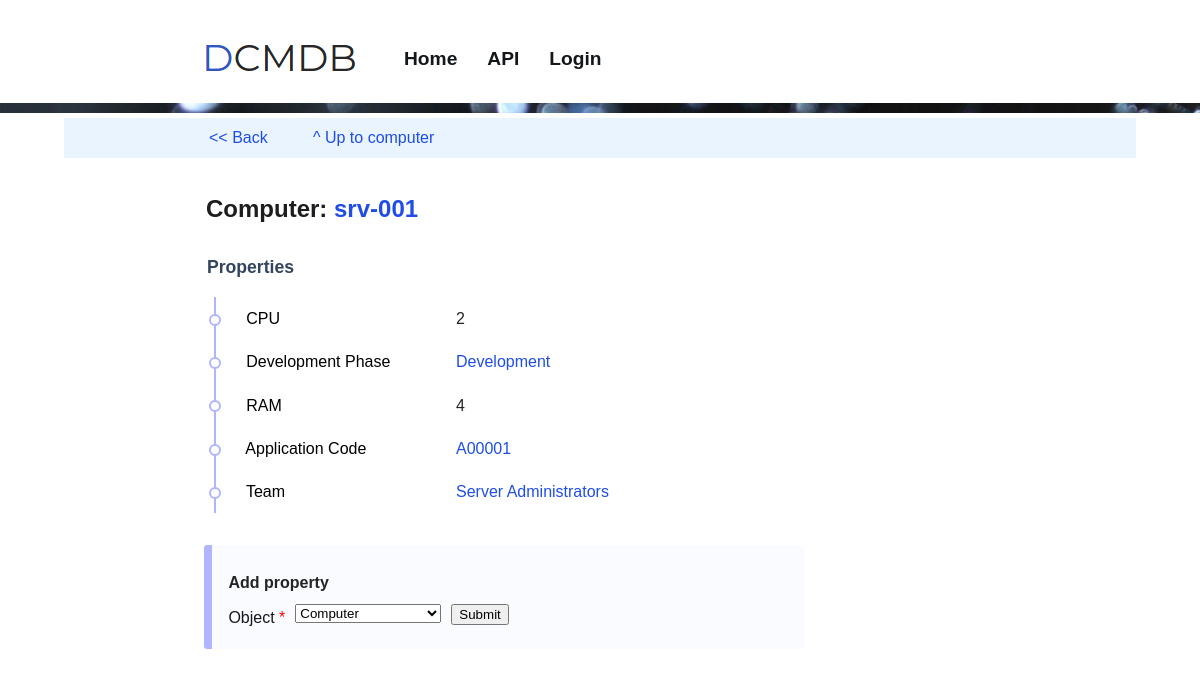
/ui/api/v1/class/computer/srv-001, run on the app's committed database.
### tables this page shows
CREATE TABLE classes (id integer primary key autoincrement, handle text UNIQUE, name text, type text, description text, appended integer, unit text, value_prefix, value_limit text, applies_to text, accepts text);

CREATE TABLE records (id integer primary key autoincrement, class_id int, handle text, label text, value text, target_id int, alias_src_id int, alias_dst_id int);

### frontend/api_v1.py (the view)
@api.route('/ui/api/v1/class/<class_handle>/<record_handle>', methods=['GET', 'POST'])
@api.route('/ui/api/v1/class/<class_handle>/<record_handle>/', methods=['GET', 'POST'])
def route_record_handle(class_handle, record_handle):
    rc = get_record_class(class_handle)
    rec_id = index.backend.get_record_id(rc.id, record_handle)
    return render_record_details(rec_id)

### frontend/forms.py
class AddPropertyForm_choose_class(FlaskForm):
    class_handle   = SelectField('Object', validators=[Optional()])
    submit1       = SubmitField('Submit')

class AddPropertyForm_choose_record(FlaskForm):
    class_handle   = StringField('Class',validators=[InputRequired()])
    record_handle = SelectField('Record', validators=[InputRequired()])
    submit2       = SubmitField('Submit')

### backend/app.py (called while the page is built)
    def get_record_class(self, class_id):
        query = "SELECT * FROM classes WHERE id = {}".format(class_id)
        row = self.db.fetch_one(query)
        if row is None or row is False:
            return False
        return RecordClass(self, class_id)

    def get_all_record_classes(self):
        query = "SELECT * FROM classes"
        return self.get_object_list(query, RecordClass)

    def get_record(self, record_id):
        query = "SELECT * FROM records WHERE id = {}".format(record_id)
        row = self.db.fetch_one(query)
        if row is None or row is False:
            return False
        return Record(self, record_id)

    def get_record_class_id(self, class_handle):
        query = "SELECT id FROM classes WHERE handle = '{}';".format(class_handle)
        row = self.db.fetch_one(query)
        if row:
            return row[0]
        return False

    def get_record_id(self, class_id, record_handle):
        query = "SELECT id FROM records WHERE handle = '{}' AND class_id = {};" \
                .format(record_handle, class_id)
        row = self.db.fetch_one(query)
        if row:
            return row[0]
        return False

    def get_object_list(self, query, ObjectClass):
        query_result = self.db.fetch_all(query)
        object_list = []
        for row in query_result:
            obj_id = row[0]
            obj = ObjectClass(self, obj_id)
            object_list.append(obj)
        return object_list

    def csl_to_list(self, csl):
        l = csl.split(", ")
        return list(filter(None, l))

### backend/application/sqlite_engine.py (called while the page is built)
    def connect(self):
        if self.connection == False:
            self.connection = sqlite3.connect(self.url)
            self.cursor = self.connection.cursor()

    def commit(self):
        self.connection.commit()

    def close_connection(self):
        self.connection.close()
        self.connection = False

    def fetch_one(self, query):
        self.connect()
        qr = self.cursor.execute(query)
        result = self.cursor.fetchone()
        self.commit()
        self.close_connection()
        return result

### frontend/templates/api_v1_record_details.html (shortened to what this page needs)
{% extends "base.html" %}
{% from 'common.html' import api_nav %}
{% from 'common.html' import input as input %}
{% block extra_css %}
		<link rel="stylesheet" href="/static/dist/css/forms.css" />
{% endblock %}
{% block content %}
<article style="max-width:100vw;" class="flat-article">
	{{ api_nav(g) }}
</article>
<article class="flat-article">
	<h1> {{ g.record.class_name }}:  <a href="/ui/api/v1/{{ g.record.url }}">{{ g.title }}</a></h1>
</article>
<article>
<table>
	<table class="tablelist">
		{% if g.record.custom_attributes %}
			<tr><td colspan="3"><h2>Properties</h2></td></tr>
			{% for group in g.record.custom_attributes %}
				{% set rc = group[1][0].record_class %}
				<tr>
					<td class="bullet" valign="top" rowspan="{{ group[1]|length + 1 }}">
						<a style="color:black;" href="/ui/api/v1/{{ rc.url }}">
							{{ rc.name }}
						</a>
					</td>
				</tr>
				{% for obj in group[1] %}
					<tr>
						{% if obj.class_type == 'value' %}
							<td>
								 {{ obj.value }}
							</td>
						{% elif obj.class_type == 'alias' %}
							<td colspan="2">
								<a href="/ui/api/v1/{{ obj.alias_src.url }}">
									{{ obj.alias_src.label }}
								</a>
							</td>
						{% else %}
							<td colspan="2">
								<a href="/ui/api/v1/{{ obj.url }}">
									{{ obj.label }}
								</a>
							</td>
						{% endif %}
					</tr>
				{% endfor %}
			{% endfor %}
		{% endif %}
	</table>
</article>
<div id="nav-inpage" class="dark">
		{% if g.form == 'choose_class' %}
		<form method="POST" class="flat">
		<h4> Add property</h4>
		{{ input(form.class_handle,5,True) }}
		{{ form.submit1 }}
		</form>
		{% endif %}
</div>
{% endblock %}

### data on the page
classes: record.class_name "Computer"
records: title "srv-001"
classes: name "CPU"
classes: name "Development Phase"
records: label "Development"
classes: name "RAM"
classes: name "Application Code"
records: label "A00001"
classes: name "Team"
records: label "Server Administrators"

### other printed values
{{ g.parent_page_link_name }} "^ Up to computer"
{{ obj.value }} "2" "4"
{{ field.label }} "Object"
